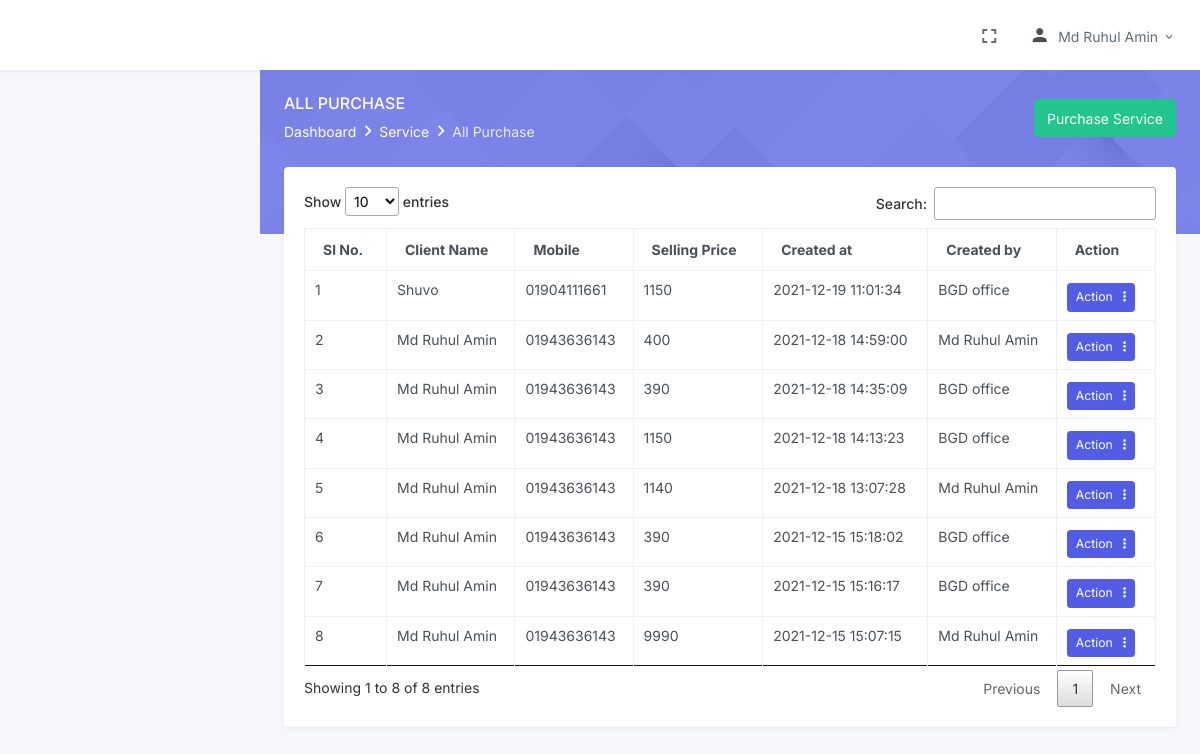
Page /purchase.php (signed in) on the committed database.
### tables this page shows
CREATE TABLE `test` (
  `id` int(11) NOT NULL,
  `client_id` int(11) NOT NULL,
  `transaction_id` varchar(30) NOT NULL,
  `deposit_method` varchar(220) NOT NULL,
  `deposit_amount` int(11) NOT NULL,
  `deposit_voucher` varchar(255) NOT NULL,
  `deposit_date` date NOT NULL,
  `campaign_id` int(11) NOT NULL,
  `campaign_amount` float NOT NULL,
  `total_amount` float NOT NULL,
  `service_id` int(11) NOT NULL,
  `cat_id` int(11) NOT NULL,
  `sub_cat_id` int(11) NOT NULL,
  `price_category` int(11) NOT NULL,
  `price_unit` int(11) NOT NULL,
  `price_unit_amount` float NOT NULL,
  `discount_amount` float NOT NULL,
  `service_amount` float NOT NULL,
  `selling_price` float NOT NULL,
  `created_at` datetime NOT NULL,
  `updated_at` datetime NOT NULL,
  `created_by` int(11) NOT NULL,
  `updated_by` int(11) NOT NULL,
  `status` int(11) NOT NULL DEFAULT '1',
  `role` int(1) NOT NULL DEFAULT '1'
);

CREATE TABLE `clients` (
  `id` int(255) NOT NULL,
  `clientid` varchar(255) NOT NULL,
  `name` varchar(50) NOT NULL,
  `email` varchar(50) NOT NULL,
  `mobail` varchar(11) NOT NULL,
  `password` varchar(50) NOT NULL,
  `designation` varchar(50) NOT NULL,
  `company_name` varchar(100) NOT NULL,
  `company_email` varchar(50) NOT NULL,
  `company_contact` varchar(11) NOT NULL,
  `company_address` text NOT NULL,
  `client_img` varchar(500) NOT NULL DEFAULT 'set_profile.jpeg',
  `created_at` datetime NOT NULL,
  `created_by` int(11) NOT NULL,
  `updated_at` datetime DEFAULT NULL,
  `updated_by` int(11) DEFAULT NULL,
  `vkey` varchar(100) DEFAULT NULL,
  `balance` float DEFAULT '0',
  `status` int(11) NOT NULL
);

CREATE TABLE `users` (
  `id` int(255) NOT NULL,
  `role_id` int(11) NOT NULL,
  `name` varchar(50) NOT NULL,
  `email` varchar(50) NOT NULL,
  `mobile` varchar(11) NOT NULL,
  `password` varchar(50) NOT NULL,
  `gender` varchar(10) NOT NULL,
  `created_at` datetime NOT NULL,
  `created_by` int(11) NOT NULL,
  `updated_at` datetime DEFAULT NULL,
  `updated_by` int(11) DEFAULT NULL,
  `vkey` varchar(100) DEFAULT NULL,
  `status` int(11) NOT NULL DEFAULT '1'
);

### inc/functions.inc.php (called while the page is built, shortened)
<?php
function db_conn()
{
    $db = mysqli_connect("localhost", "bgdbilli_client", "bgdclient", "bgdbilli_client");
    return $db;
}
function select($table_name, $field_names, $conditions = "", $join = "")
{
    $new_conditions = $conditions;
    if ($conditions) {
        $new_conditions =  "WHERE $conditions ";
    }
      $select = "SELECT $field_names FROM $table_name $join $new_conditions";
    $result = mysqli_query(db_conn(), $select);
    return $result;
}

### purchase.php (the view, shortened to what this page needs)
<?php
require_once "inc/header.inc.php"; ?>
<div class="main-content">
    <div class="page-content">
        <div class="page-title-box">
            <div class="container-fluid">
                <div class="row align-items-center">
                    <div class="col-sm-6">
                        <div class="page-title">
                            <h4>All Purchase</h4>
                            <ol class="breadcrumb m-0">
                                <li class="breadcrumb-item"><a href="index.php">Dashboard</a></li>
                                <li class="breadcrumb-item"><a href="javascript: void(0);">Service</a></li>
                                <li class="breadcrumb-item active">All Purchase</li>
                            </ol>
                        </div>
                    </div>
                    <div class="col-sm-6">
                        <div class="float-end d-none d-sm-block">
                            <a href="buy-service.php" class="btn btn-success">Purchase Service</a>
                        </div>
                    </div>
                </div>
            </div>
        </div>
        <div class="container-fluid">
            <div class="page-content-wrapper">
                <div class="row">
                    <div class="col-12">
                        <div class="card">
                            <div class="card-body data-table-overflow">
                                <table id="datatable" class=" table table-bordered dt-responsive nowrap mt-3" style="border-collapse: collapse; border-spacing: 0; width: 100%;">
                                    <thead>
                                        <tr>
                                            <th>Sl No.</th>
                                            <th>Client Name</th>
                                            <th>Mobile</th>
                                            <th>Selling Price</th>
                                            <th>Created at</th>
                                            <th>Created by</th>
                                            <th>Action</th>
                                        </tr>
                                    </thead>
                                    <tbody>
                                        <?php
                                        $serial = 0;
                                        foreach (select('test', '*','selling_price !="" AND status= 1  ORDER BY created_at DESC') as $purchase) :
                                            if($purchase['role']==1){
                                                $created_by = mysqli_fetch_assoc(select('users', 'name', "id =" . $purchase['created_by']))['name'];
                                            }else{
                                                $created_by = mysqli_fetch_assoc(select('clients', 'name', "id =" . $purchase['created_by']))['name'];
                                            }
                                            $client_details = mysqli_fetch_assoc(select('clients', '*', "id =" . $purchase['client_id']));
                                        ?>
                                            <tr>
                                                <td><?= ++$serial ?></td>
                                                <?php
                                                if (!empty($client_details)) {
                                                    ?>
                                                <td><?= $client_details['name'] ?></td>
                                                <td><?= $client_details['mobail'] ?></td>
                                                <?php
                                                }else {
                                                    ?>
                                                <td></td>
                                                <td></td>
                                                <?php
                                                }
                                                ?>
                                                <td> <?= $purchase['selling_price'] ?></td>
                                                <td><?= $purchase['created_at'] ?></td>
                                                <td><?= $created_by ?></td>
                                                <td>
                                                    <div class="btn-group mt-1 me-1">
                                                        <button class="btn btn-primary btn-sm dropdown-toggle" type="button" data-bs-toggle="dropdown" aria-haspopup="true" aria-expanded="false">
                                                            Action &nbsp; <i class="fa fa-ellipsis-v"></i></i>
                                                        </button>
                                                    </div>
                                                </td>
                                            </tr>
                                        <?php endforeach ?>
                                    </tbody>
                                </table>
                            </div>
                        </div>
                    </div>
                </div>
            </div>
        </div>
    </div>
</div>
<?php require_once "inc/footer.inc.php" ?>

### rows in the picture
test: client.name "Shuvo", client.mobail "01904111661", selling_price "1150", created_at "2021-12-19 11:01:34", created_by.name "BGD office"
test: client.name "Md Ruhul Amin", client.mobail "01943636143", selling_price "400", created_at "2021-12-18 14:59:00", created_by.name "Md Ruhul Amin"
test: client.name "Md Ruhul Amin", client.mobail "01943636143", selling_price "390", created_at "2021-12-18 14:35:09", created_by.name "BGD office"
test: client.name "Md Ruhul Amin", client.mobail "01943636143", selling_price "1150", created_at "2021-12-18 14:13:23", created_by.name "BGD office"
test: client.name "Md Ruhul Amin", client.mobail "01943636143", selling_price "1140", created_at "2021-12-18 13:07:28", created_by.name "Md Ruhul Amin"
test: client.name "Md Ruhul Amin", client.mobail "01943636143", selling_price "390", created_at "2021-12-15 15:18:02", created_by.name "BGD office"
test: client.name "Md Ruhul Amin", client.mobail "01943636143", selling_price "390", created_at "2021-12-15 15:16:17", created_by.name "BGD office"
test: client.name "Md Ruhul Amin", client.mobail "01943636143", selling_price "9990", created_at "2021-12-15 15:07:15", created_by.name "Md Ruhul Amin"

### other values in the picture
$_SESSION['USER_NAME'] "Md Ruhul Amin"
